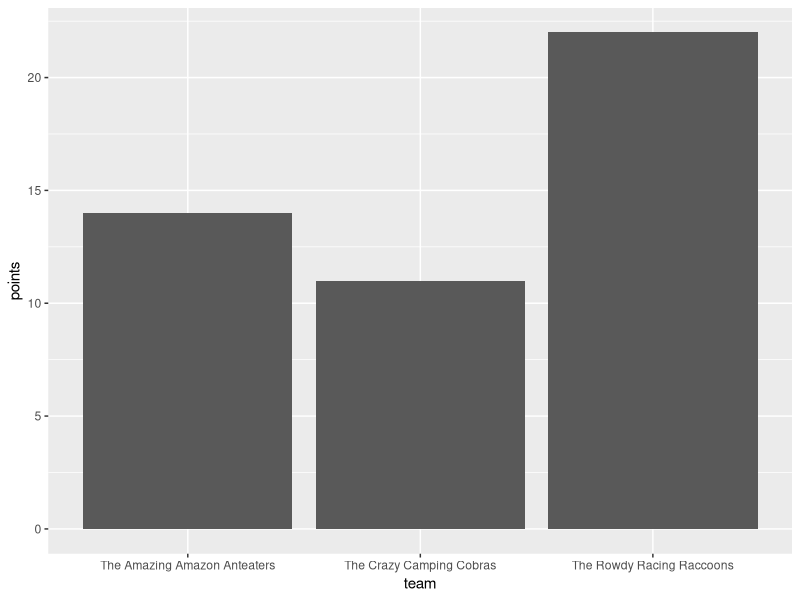
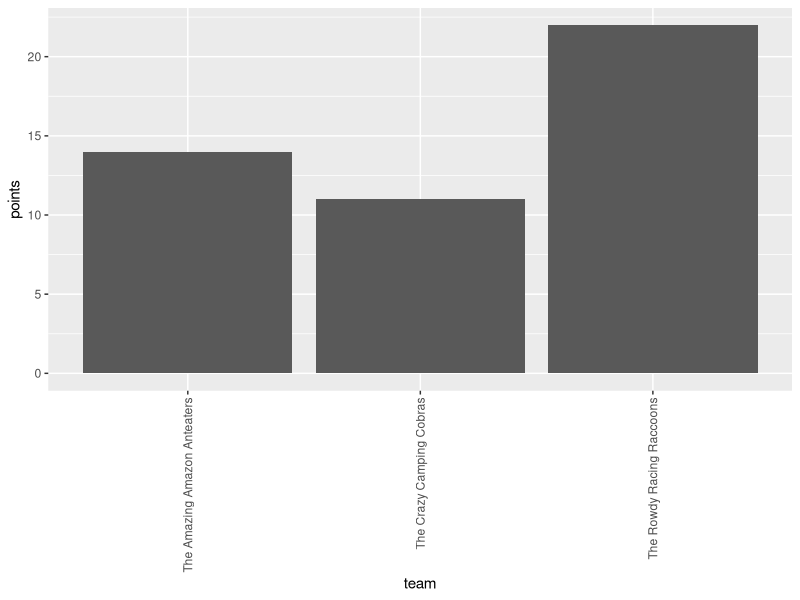
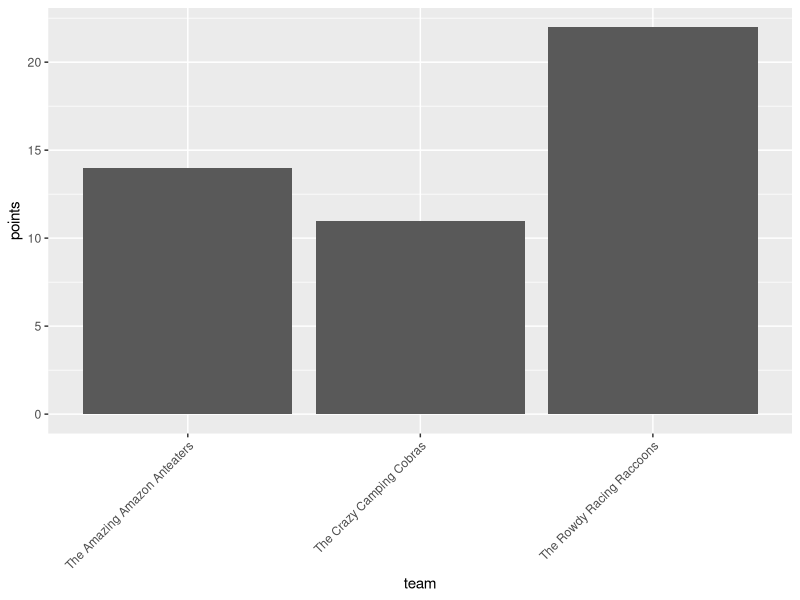

These charts were generated, in order, by the following R code:
# Step 1: Create the Data Frame
# create data frame
df = data.frame(team=c('The Amazing Amazon Anteaters',
                       'The Rowdy Racing Raccoons',
                       'The Crazy Camping Cobras'),
                points=c(14, 22, 11))

# view data frame
df

# Step 2: Create a Bar Plot
library("ggplot2")

# create bar plot
ggplot(data=df, aes(x=team, y=points)) + 
  geom_bar(stat="identity")

# Step 3: Rotate the Axis Labels of the Plot
library("ggplot2")

# create bar plot with axis  labels 90 degrees
ggplot(data=df, aes(x=team, y=points)) +
  geom_bar(stat="identity") + 
  theme(axis.text.x = element_text(angle=90, vjust=.5, hjust=1))

# we can use the following code to rotate the x-axis labels 45 degrees:
library("ggplot2")

# create bar plot with axis labels rotated 90 degress
ggplot(data=df, aes(x=team, y=points)) + 
  geom_bar(stat="identity") + 
  theme(axis.text.x = element_text(angle = 45, vjust = 1,hjust = 1
                                   ))
